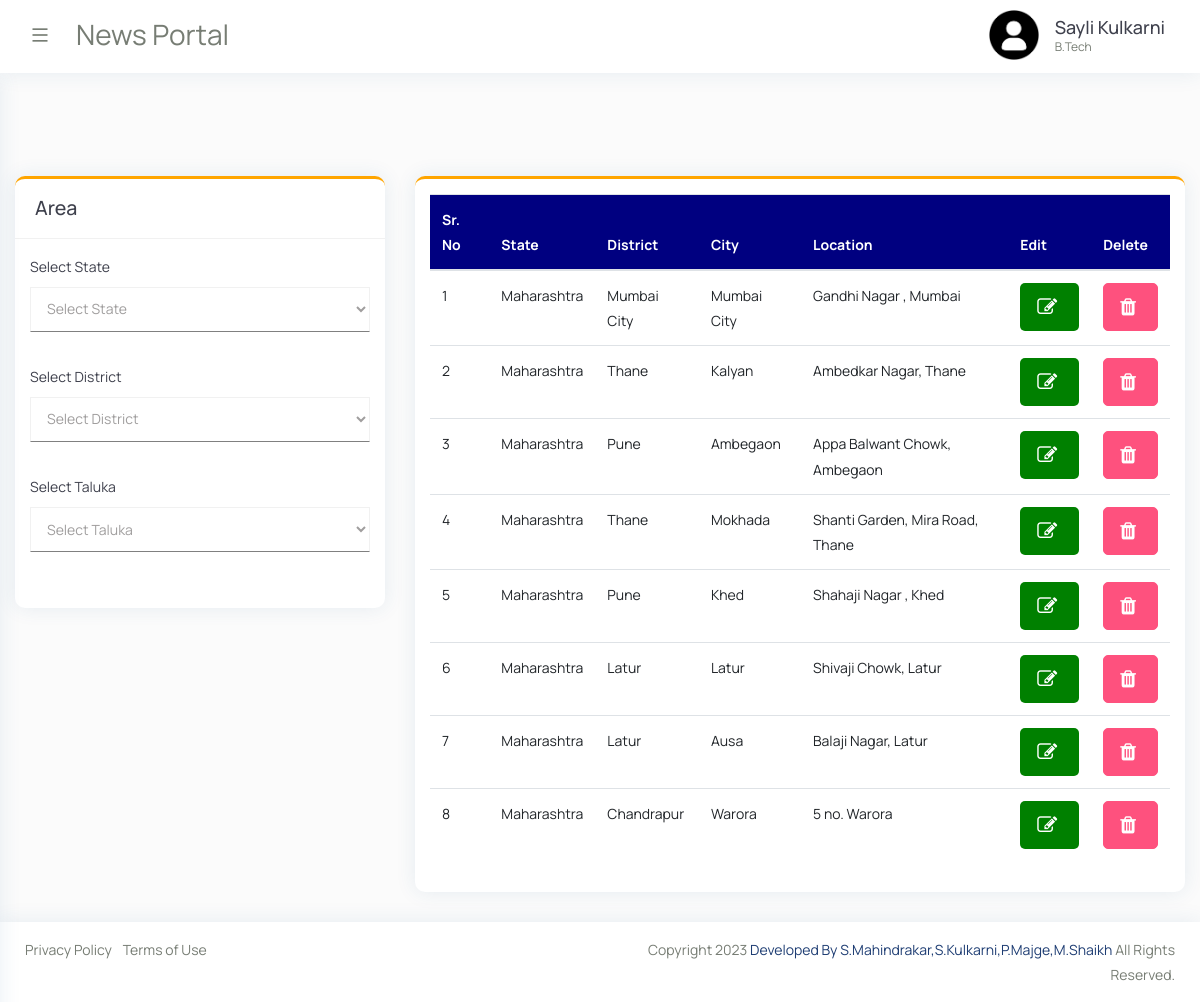
Screenshot of /Channel/area_details.php (signed in) with the database file from the repository.
### tables this page shows
CREATE TABLE `add_channel` (
  `ID` int(10) NOT NULL,
  `NAME` text NOT NULL,
  `EMAIL` varchar(70) NOT NULL,
  `DATE` date NOT NULL,
  `USERNAME` varchar(100) NOT NULL,
  `CHARGES` bigint(20) NOT NULL,
  `CONTACT` bigint(12) NOT NULL,
  `ADHAR` bigint(20) NOT NULL,
  `CHANNEL_NAME` text NOT NULL,
  `PASSWORD` varchar(13) NOT NULL,
  `EDUCATION` varchar(100) NOT NULL,
  `image` varchar(100) NOT NULL,
  `status` varchar(20) NOT NULL
);

CREATE TABLE `area` (
  `ID` int(3) NOT NULL,
  `STATE` int(11) NOT NULL,
  `DISTRICT` int(11) NOT NULL,
  `CITY` int(11) NOT NULL,
  `LOCATION` varchar(500) NOT NULL,
  `CID` int(11) NOT NULL
);

CREATE TABLE `state` (
  `S_ID` int(11) NOT NULL,
  `State_Name` varchar(30) NOT NULL,
  `C_ID` int(10) NOT NULL
);

CREATE TABLE `district` (
  `D_ID` int(11) NOT NULL,
  `District_Name` varchar(255) NOT NULL,
  `S_ID` varchar(255) NOT NULL
);

CREATE TABLE `taluka` (
  `T_ID` int(10) NOT NULL,
  `taluka_name` varchar(30) NOT NULL,
  `D_ID` int(10) NOT NULL
);

### Channel/area_details.php (the view, shortened to what this page needs)
<!doctype html>
<html lang="en">
   <head>
      <link rel="stylesheet" href="../admin/css/bootstrap.min.css">
      <link rel="stylesheet" href="../admin/css/typography.css">
      <link rel="stylesheet" href="../admin/css/style.css">
      <link rel="stylesheet" href="../admin/css/responsive.css">
      <link href='../admin/fullcalendar/core/main.css' rel='stylesheet' />
      <link href='../admin/fullcalendar/daygrid/main.css' rel='stylesheet' />
      <link href='../admin/fullcalendar/timegrid/main.css' rel='stylesheet' />
      <link href='../admin/fullcalendar/list/main.css' rel='stylesheet' />
      <link rel="stylesheet" href="../admin/css/flatpickr.min.css">
   </head>
   <body>
      <div class="wrapper">
       <?php
       include('top_menu.php');
       ?>
         <div id="content-page" class="content-page">
            <div class="container-fluid">
               <br>
               <br>
               <br>
               <div class="row">
                  <div class="col-sm-4 col-lg-4 well">
                         <div class="iq-card" style="border-top: orange 3px solid;border-radius: 10px">
                           <div class="iq-card-header d-flex justify-content-between">
                              <div class="iq-header-title">
                                 <h4 class="card-title">Area</h4>
                              </div>
                           </div>
                           <div class="iq-card-body">
                                 <div class="form-row">
                                    <div class="col-md-12 mb-3">
                                       <label for="validationDefault01" name="state">Select State</label>
                                       <select name="state" id="" class="form-control" id="validationDefault01" style="border-bottom: 1px solid gray;border-radius: 0px" onchange="get_state(this.value)">
                                       <option value="Select State" >Select State</option>
                                       </select>
                                    </div>
                                    <div class="col-md-12 mb-3">
                                       <label for="validationDefault01" name="district">Select District</label>
                                       <select name="district"  class="form-control" id="dst" style="border-bottom: 1px solid gray;border-radius: 0px" onchange="get_taluka(this.value)">
                                        <option value="select District">Select District</option>
                                       </select>
                                    </div>
                                    <div class="col-md-12 mb-3">
                                       <label for="validationDefault01" name="city">Select Taluka</label>
                                       <select name="city" class="form-control" id="tal" style="border-bottom: 1px solid gray;border-radius: 0px" onchange="get_data1(this.value)"  >
                                       <option value="Select Taluka" >Select Taluka</option>
                                       </select>
                                    </div>
                                 </div>
                                 <br>
                           </div>
                        </div>
                  </div >
                  <div class="col-sm-8 col-lg-8 well"  id="area_table">
                    <div class="iq-card" style="border-top: orange 3px solid;border-radius: 10px">
                     <div class="iq-card-body">
                          <div class="table-responsive">
                             <table class="table">
                                <thead>
                                  <tr style="background-color: #000080;color: #fff">
                                    <th scope="col">Sr. No</th>
                                    <th scope="col">State</th>
                                    <th scope="col">District</th>
                                    <th scope="col">City</th>
                                    <th scope="col">Location</th>
                                    <th scope="col">Edit</th>
                                    <th scope="col">Delete</th>
                                  </tr>
                                </thead>
                                <tbody>
                                   <?php
                                   $sr=1;
                                   $a=mysqli_query($con,"SELECT * FROM area WHERE CID='".$_SESSION['channel']."'");
                                   while($row=mysqli_fetch_row($a))
                                      {
                                        $sname1=mysqli_fetch_row(mysqli_query($con,"SELECT * FROM state WHERE S_ID='".$row[1]."'"));
                                        $dname1=mysqli_fetch_row(mysqli_query($con,"SELECT * FROM district WHERE D_ID='".$row[2]."'"));
                                        $tname=mysqli_fetch_row(mysqli_query($con,"SELECT * FROM taluka WHERE T_ID='".$row[3]."'"));
                                         echo '
                                            <tr>
                                               <td>'.$sr.'</td>
                                               <td>'.$sname1[1].'</td>
                                               <td>'.$dname1[1].'</td>
                                               <td>'.$tname[1].'</td>
                                               <td>'.$row[4].'</td>
                                               <td>
                                                  <button style="text-align: center;font-size: 20px;background-color: green;color: white" type="button" class="btn btn-lg"><i class="fa fa-pencil-square-o"></i></button>
                                               </td>
                                               <td>
                                               <a href="area-delete.php?id='.$row[0].'">
                                                  <button style="text-align: center;font-size: 20px" type="button" class="btn btn-danger btn-lg"><i class="fa fa-trash"></i></button>
                                               </a>
                                               </td>
                                             </tr>
                                         ';
                                         $sr++;
                                      }
                                    ?>
                                </tbody>
                             </table>
                          </div>
                     </div>
                  </div>
                  </div>
               </div>
            </div>
         </div>
               </div>
     <?php
     include('footer.php');
     ?>
   </body>
</html>

### Channel/top_menu.php (shortened to what this page needs)
<div class="iq-top-navbar">
 <?php
  $con=mysqli_connect("localhost","root","","news_portal")or die("ERROR..!");
 $oname1=mysqli_query($con,"SELECT * FROM add_channel WHERE ID='".$_SESSION['channel']."'");
 $oname=mysqli_fetch_row($oname1);
 ?>
          <div class="iq-navbar-custom">
             <nav class="navbar navbar-expand-lg navbar-light p-0">
                <div class="iq-menu-bt d-flex align-items-center">
                   <div class="wrapper-menu">
                      <div class="main-circle"><i class="ri-menu-line"></i></div>
                   </div>
                   <div class="iq-navbar-logo d-flex justify-content-between ml-3">
                      <a href="index.html" class="header-logo">
                      <span>News Portal</span>
                      </a>
                   </div>
                </div>
                <ul class="navbar-list">
                   <li class="line-height">
                      <a href="#" class="search-toggle iq-waves-effect d-flex align-items-center">
                         <img src="profile2.png" class="img-fluid rounded mr-3" alt="user">
                         <div class="caption">
                            <h6 class="mb-0 line-height"><?php echo $oname[1]?></h6>
                            <p class="mb-0"><?php echo $oname[10]?></p>
                         </div>
                      </a>
                   </li>
                </ul>
             </nav>
          </div>
       </div>

### admin/css/typography.css (style rules this page uses)
body { font-family: 'Manrope', sans-serif; font-weight: 400; font-style: normal; font-size: 14px; line-height: 1.8; padding: 0; margin: 0; color: var(--iq-body-text); background: var(--iq-body-bg); }
a, .btn { -webkit-transition: all 0.5s ease-out 0s; -moz-transition: all 0.5s ease-out 0s; -ms-transition: all 0.5s ease-out 0s; -o-transition: all 0.5s ease-out 0s; transition: all 0.5s ease-out 0s; }
a, button, input, btn { outline: medium none !important; }
a { color: var(--iq-primary); }
h1, h2, h3, h4, h5, h6 { font-family: 'Manrope', sans-serif; font-weight: 500; margin: 0px; line-height: 1.5; color: var(--iq-title-text); }
label { font-weight: normal; }
h4 { font-size: 1.400em; }
h6 { font-size: 1.0em; }
label { color: var(--iq-dark); }
.rounded { border-radius: 5px!important; }
.form-control { height: 45px; line-height: 45px; background: transparent; border: 1px solid var(--iq-border-light); font-size: 14px; color: var(--iq-secondary); border-radius: 5px; }
.line-height { line-height: normal !important; }
.iq-card { background: var(--iq-light-card); -webkit-border-radius: 5px; -moz-border-radius: 5px; border-radius: 5px; margin-bottom: 30px; border: none; -webkit-box-shadow: 0px 0px 20px 0px rgba(44, 101, 144, 0.1); box-shadow: 0px 0px 20px 0px rgba(44, 101, 144, 0.1); }
.iq-card-body { padding: 15px; }
.iq-card .iq-card-header { padding: 0 20px; min-height: 60px; -ms-flex-align: center !important; align-items: center !important; border-bottom: 1px solid var(--iq-border-light); }
.iq-card .iq-card-header .iq-header-title { display: inline-block; align-self: center !important; }
.iq-card .iq-card-header .iq-header-title .card-title { margin-bottom: 0; }
.btn { font-size: 14px; border-radius: 5px; }
.btn i { margin-right: 5px; }
.btn-danger { background-color: var(--iq-danger); border-color: var(--iq-danger); }

### admin/css/responsive.css (style rules this page uses)
@media (max-width:1299px) { .iq-top-navbar .iq-navbar-custom .iq-menu-bt { display: block; } }
@media (max-width:1299px) { .content-page, body.sidebar-main .content-page { margin-left: 0; padding: 100px 0 0; } }
@media (max-width:1299px) { .iq-top-navbar, body.sidebar-main .iq-top-navbar { width: auto; left: 0; right: 0; } }
@media (max-width:1299px) { .iq-navbar-logo { padding: 0; } }

### admin/css/variable.css (style rules this page uses)
:root { --iq-title-text: #3f414d; --iq-body-text: #777d74; --iq-body-bg: #fbfbfb; --iq-primary: #1e3d73; --iq-secondary: #a09e9e; --iq-success: #65f9b3; --iq-warning: #ffbf43; --iq-danger: #fe517e; --iq-info: #9267ff; --iq-dark: #3f414d; --iq-light: #fafafb; --iq-white: #ffffff; --iq-black: #000000; --iq-light-primary: #e7ecee; --iq-light-secondary: #f1f2f1; --iq-light-success: #ecfff6; --iq-light-danger: #ffeeee; --iq-light-warning: #fefaee; --iq-light-info: #f4f0ff; --iq-light-dark: #f0efef; --iq-primary-hover: #1d335a; --iq-secondary-hover: #3948e8; --iq-success-hover: #8defc0; --iq-danger-hover: #ff6a6a; --iq-warning-hover: #fae837; --iq-info-hover: #fff1e0; --iq-dark-hover: #3948e8; --iq-border-light: #f1f1f1; --iq-light-card: #ffffff; --iq-primary-rgb: 100, 114, 248; --iq-color1: #1e3d73; --iq-color2: #02d871; --iq-color3: #309cf3; --iq-color4: #ff00ff; --iq-color5: #fb1f4c; --iq-color6: #00ced1; --iq-color7: #f35f3b; --iq-color8: #fde117; --iq-color9: #ff0000; --iq-color10: #88028c; --iq-color11: #00d5ab; --iq-color12: #ce9252; --iq-color13: #f9ae02; --iq-color14: #1e7fe4; --iq-color15: #006400; --iq-color16: #fa7c04; --iq-color17: #81bf02; --iq-color18: #99a7ca; --iq-color19: #3d2a26; --iq-color20: #a0746b; }

### rows the page displays
add_channel: NAME "Sayli Kulkarni", EDUCATION "B.Tech"
area: state.State_Name "Maharashtra", district.District_Name "Mumbai City", taluka.taluka_name "Mumbai City", LOCATION "Gandhi Nagar , Mumbai"
area: state.State_Name "Maharashtra", district.District_Name "Thane", taluka.taluka_name "Kalyan", LOCATION "Ambedkar Nagar, Thane"
area: state.State_Name "Maharashtra", district.District_Name "Pune", taluka.taluka_name "Ambegaon", LOCATION "Appa Balwant Chowk, Ambegaon"
area: state.State_Name "Maharashtra", district.District_Name "Thane", taluka.taluka_name "Mokhada", LOCATION "Shanti Garden, Mira Road, Thane"
area: state.State_Name "Maharashtra", district.District_Name "Pune", taluka.taluka_name "Khed", LOCATION "Shahaji Nagar , Khed"
area: state.State_Name "Maharashtra", district.District_Name "Latur", taluka.taluka_name "Latur", LOCATION "Shivaji Chowk, Latur"
area: state.State_Name "Maharashtra", district.District_Name "Latur", taluka.taluka_name "Ausa", LOCATION "Balaji Nagar, Latur"
area: state.State_Name "Maharashtra", district.District_Name "Chandrapur", taluka.taluka_name "Warora", LOCATION "5 no. Warora"
